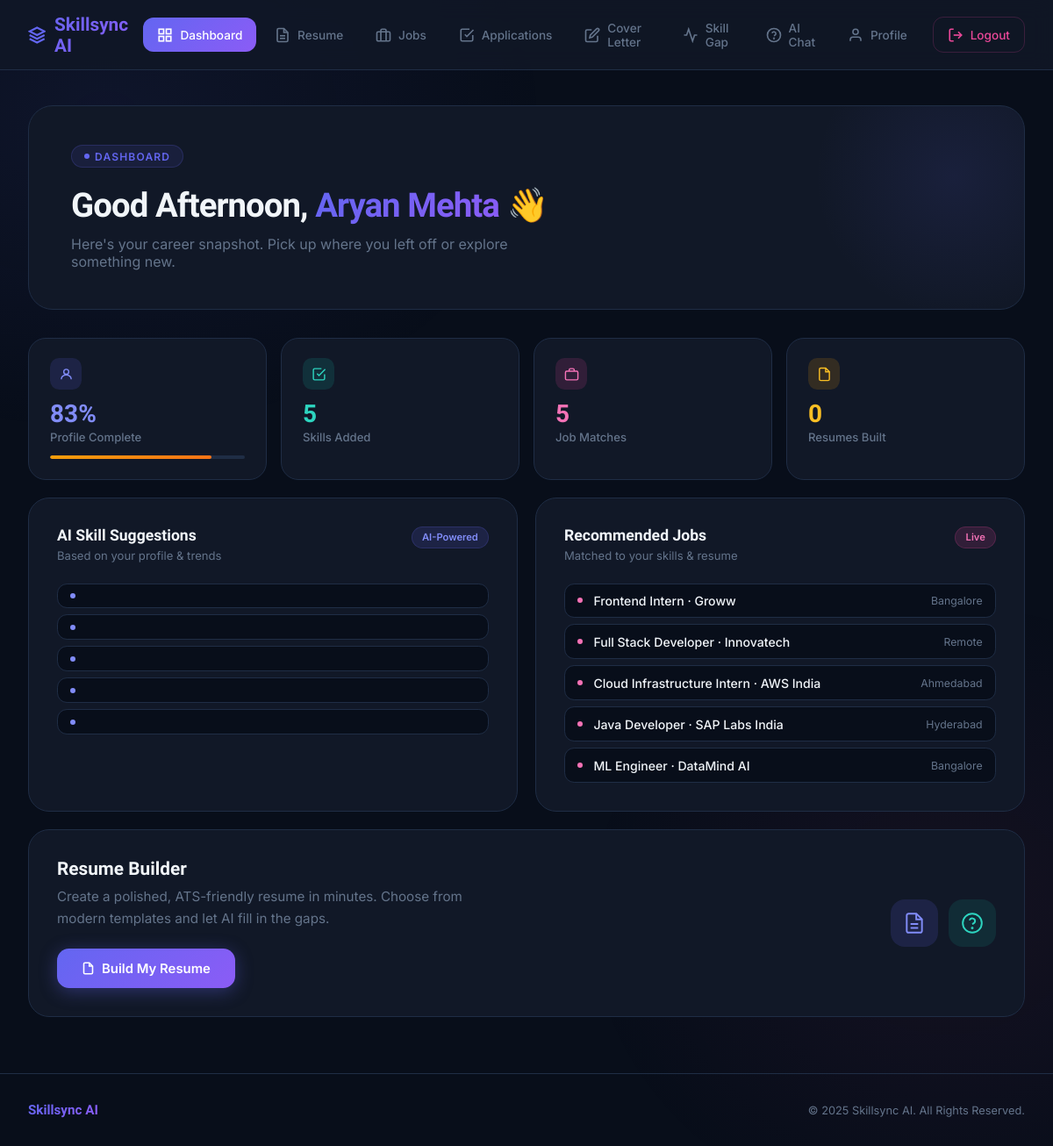
The app's page /app/views/dashboard.php (signed in) with its own data.
### tables this page shows
CREATE TABLE `users` (
  `id` int(11) NOT NULL,
  `full_name` varchar(255) DEFAULT NULL,
  `headline` varchar(255) DEFAULT NULL,
  `location` varchar(255) DEFAULT NULL,
  `email` varchar(255) NOT NULL,
  `phone` varchar(50) DEFAULT NULL,
  `profile_picture` varchar(255) DEFAULT NULL,
  `bio` text DEFAULT NULL,
  `profile_complete` tinyint(1) NOT NULL DEFAULT 0,
  `password` varchar(255) NOT NULL,
  `created_at` timestamp NOT NULL DEFAULT current_timestamp()
);

CREATE TABLE `skills` (
  `id` int(11) NOT NULL,
  `user_id` int(11) NOT NULL,
  `skill_name` varchar(100) DEFAULT NULL
);

CREATE TABLE `jobs` (
  `id` int(11) NOT NULL,
  `user_id` int(11) NOT NULL,
  `title` varchar(255) NOT NULL,
  `company` varchar(255) NOT NULL,
  `position` varchar(255) NOT NULL,
  `working_hours` varchar(50) NOT NULL,
  `contact` varchar(20) NOT NULL,
  `description` text NOT NULL,
  `vacancies` int(5) NOT NULL,
  `location` varchar(255) DEFAULT 'Not Specified',
  `type` varchar(100) DEFAULT 'Full-time',
  `salary` varchar(100) DEFAULT 'Negotiable',
  `posted_on` date NOT NULL
);

### app/views/dashboard.php (the view, shortened to what this page needs)
<?php
require_once __DIR__ . '/../config/database.php';
try {
    $stmt = $pdo->prepare("SELECT full_name, email FROM users WHERE id = ?");
    $stmt->execute([$_SESSION['user_id']]);
    $user     = $stmt->fetch(PDO::FETCH_ASSOC);
    $username = $user['full_name'] ?? explode('@', $user['email'])[0] ?? 'User';
    $stmt   = $pdo->prepare("SELECT skill_name FROM skills WHERE user_id = ? LIMIT 5");
    $stmt->execute([$_SESSION['user_id']]);
    $skills = $stmt->fetchAll(PDO::FETCH_ASSOC);
    $stmt = $pdo->query("SELECT title, company, location FROM jobs ORDER BY posted_on DESC LIMIT 5");
    $jobs = $stmt->fetchAll(PDO::FETCH_ASSOC);
    $skill_count = count($skills);
    $job_count   = count($jobs);
    $stmt = $pdo->prepare("SELECT full_name, bio, location, headline, phone, profile_picture FROM users WHERE id = ?");
    $stmt->execute([$_SESSION['user_id']]);
    $profile = $stmt->fetch(PDO::FETCH_ASSOC);
    $profile_pct = 0;
    if ($profile) {
        $fields = ['full_name', 'bio', 'location', 'headline', 'phone', 'profile_picture'];
        $filled = array_sum(array_map(fn($f) => !empty($profile[$f]) ? 1 : 0, $fields));
        $profile_pct = round(($filled / count($fields)) * 100);
    }
} catch (PDOException $e) {
    $skills = $jobs = [];
    $skill_count = $job_count = 0;
    $profile_pct = 0;
    $db_error = true;
}
$hour  = (int)date("H");
$greet = $hour < 12 ? "Good Morning" : ($hour < 18 ? "Good Afternoon" : "Good Evening");
?>
<!DOCTYPE html>
<html lang="en">
<head>
</head>
<body>
  <?php include __DIR__ . '/../../includes/partials/navbar.php'; ?>
  <div class="wrap">
    <section class="hero">
      <div class="hero-inner">
        <div class="hero-label"><span class="dot"></span> Dashboard</div>
        <h1><?= htmlspecialchars($greet) ?>, <em><?= htmlspecialchars($username) ?></em> &#x1F44B;</h1>
        <p>Here's your career snapshot. Pick up where you left off or explore something new.</p>
      </div>
    </section>
    <div class="stats-row">
      <div class="stat">
        <div class="stat-icon bg-purple">
          <svg width="17" height="17" fill="none" stroke="#818cf8" stroke-width="2" viewBox="0 0 24 24">
            <circle cx="12" cy="8" r="4"/><path d="M4 20c0-4 3.6-7 8-7s8 3 8 7"/>
          </svg>
        </div>
        <div class="stat-val c-purple"><?= $profile_pct ?>%</div>
        <div class="stat-label">Profile Complete</div>
        <div class="prog-wrap"><div class="prog-fill" style="width:<?= $profile_pct ?>%"></div></div>
      </div>
      <div class="stat">
        <div class="stat-icon bg-teal">
          <svg width="17" height="17" fill="none" stroke="#2dd4bf" stroke-width="2" viewBox="0 0 24 24">
            <path d="M9 11l3 3L22 4"/><path d="M21 12v7a2 2 0 0 1-2 2H5a2 2 0 0 1-2-2V5a2 2 0 0 1 2-2h11"/>
          </svg>
        </div>
        <div class="stat-val c-teal"><?= $skill_count ?></div>
        <div class="stat-label">Skills Added</div>
      </div>
      <div class="stat">
        <div class="stat-icon bg-pink">
          <svg width="17" height="17" fill="none" stroke="#f472b6" stroke-width="2" viewBox="0 0 24 24">
            <rect x="2" y="7" width="20" height="14" rx="2"/><path d="M16 7V5a2 2 0 0 0-2-2h-4a2 2 0 0 0-2 2v2"/>
          </svg>
        </div>
        <div class="stat-val c-pink"><?= $job_count ?></div>
        <div class="stat-label">Job Matches</div>
      </div>
      <div class="stat">
        <div class="stat-icon bg-amber">
          <svg width="17" height="17" fill="none" stroke="#fbbf24" stroke-width="2" viewBox="0 0 24 24">
            <path d="M14 2H6a2 2 0 0 0-2 2v16a2 2 0 0 0 2 2h12a2 2 0 0 0 2-2V8z"/>
            <polyline points="14 2 14 8 20 8"/>
          </svg>
        </div>
        <div class="stat-val c-amber">0</div>
        <div class="stat-label">Resumes Built</div>
      </div>
    </div>
    <div class="main-grid">
      <div class="card c1">
        <div class="card-head">
          <div class="card-head-left">
            <div class="card-title">AI Skill Suggestions</div>
            <div class="card-sub">Based on your profile &amp; trends</div>
          </div>
          <span class="card-badge badge-ai">AI-Powered</span>
        </div>
        <?php if (!empty($skills)): ?>
          <ul class="item-list">
            <?php foreach ($skills as $s): ?>
              <li><span class="item-dot dot-purple"></span><?= htmlspecialchars($s['name']) ?></li>
            <?php endforeach; ?>
          </ul>
        <?php else: ?>
          <div class="empty-note">Complete your profile to unlock personalised skill suggestions.</div>
        <?php endif; ?>
      </div>
      <div class="card c2">
        <div class="card-head">
          <div class="card-head-left">
            <div class="card-title">Recommended Jobs</div>
            <div class="card-sub">Matched to your skills &amp; resume</div>
          </div>
          <span class="card-badge badge-jobs">Live</span>
        </div>
        <?php if (!empty($jobs)): ?>
          <ul class="item-list">
            <?php foreach ($jobs as $j): ?>
              <li>
                <span class="item-dot dot-pink"></span>
                <span class="job-title"><?= htmlspecialchars($j['title']) ?> &middot; <?= htmlspecialchars($j['company']) ?></span>
                <span class="job-meta"><?= htmlspecialchars($j['location']) ?></span>
              </li>
            <?php endforeach; ?>
          </ul>
        <?php else: ?>
          <div class="empty-note">Update your profile to start seeing job matches.</div>
        <?php endif; ?>
      </div>
      <div class="card c3 wide">
        <div class="resume-inner">
          <div class="resume-text">
            <div class="card-title">Resume Builder</div>
            <p>Create a polished, ATS-friendly resume in minutes. Choose from modern templates and let AI fill in the gaps.</p>
            <a href="resume-builder.php" class="btn btn-primary" style="margin-top:1.4rem">
              <svg width="15" height="15" fill="none" stroke="currentColor" stroke-width="2.5" viewBox="0 0 24 24">
                <path d="M14 2H6a2 2 0 0 0-2 2v16a2 2 0 0 0 2 2h12a2 2 0 0 0 2-2V8z"/>
                <polyline points="14 2 14 8 20 8"/>
              </svg>
              Build My Resume
            </a>
          </div>
          <div class="resume-blobs">
            <div class="blob blob1">
              <svg width="26" height="26" fill="none" stroke="#818cf8" stroke-width="1.8" viewBox="0 0 24 24">
                <path d="M14 2H6a2 2 0 0 0-2 2v16a2 2 0 0 0 2 2h12a2 2 0 0 0 2-2V8z"/>
                <polyline points="14 2 14 8 20 8"/><line x1="16" y1="13" x2="8" y2="13"/>
                <line x1="16" y1="17" x2="8" y2="17"/>
              </svg>
            </div>
            <div class="blob blob2">
              <svg width="26" height="26" fill="none" stroke="#2dd4bf" stroke-width="1.8" viewBox="0 0 24 24">
                <circle cx="12" cy="12" r="10"/>
                <path d="M9.09 9a3 3 0 0 1 5.83 1c0 2-3 3-3 3"/>
                <circle cx="12" cy="17" r=".5" fill="#2dd4bf"/>
              </svg>
            </div>
          </div>
        </div>
      </div>
    </div>
  </div>
  <footer>
    <div class="footer-inner">
      <div class="footer-brand">Skillsync AI</div>
      <div class="footer-copy">&copy; 2025 Skillsync AI. All Rights Reserved.</div>
    </div>
  </footer>
</body>
</html>

### includes/partials/navbar.php (shortened to what this page needs)
<?php
$base_path = '';
if (strpos($_SERVER['PHP_SELF'], '/app/views/') !== false) {
    $base_path = '../../';
} elseif (strpos($_SERVER['PHP_SELF'], '/public/') !== false) {
    $base_path = '../';
}
$current_page = basename($_SERVER['PHP_SELF']);
?>
<nav class="navbar">
  <div class="nav-container">
    <a href="<?= $base_path ?>app/views/dashboard.php" class="logo">
      <svg width="22" height="22" viewBox="0 0 24 24" fill="none" stroke="currentColor" stroke-width="2.5">
        <path d="M12 2L2 7l10 5 10-5-10-5z"/>
        <path d="M2 17l10 5 10-5M2 12l10 5 10-5"/>
      </svg>
      Skillsync AI
    </a>
    <div class="nav-links" id="navLinks">
      <a href="<?= $base_path ?>app/views/dashboard.php" class="<?= $current_page == 'dashboard.php' ? 'active' : '' ?>">
        <svg width="18" height="18" fill="none" stroke="currentColor" stroke-width="2.2" viewBox="0 0 24 24">
          <rect x="3" y="3" width="7" height="7"/><rect x="14" y="3" width="7" height="7"/>
          <rect x="14" y="14" width="7" height="7"/><rect x="3" y="14" width="7" height="7"/>
        </svg>
        <span>Dashboard</span>
      </a>
      <a href="<?= $base_path ?>app/views/resume-builder.php" class="<?= $current_page == 'resume-builder.php' ? 'active' : '' ?>">
        <svg width="18" height="18" fill="none" stroke="currentColor" stroke-width="2.2" viewBox="0 0 24 24">
          <path d="M14 2H6a2 2 0 0 0-2 2v16a2 2 0 0 0 2 2h12a2 2 0 0 0 2-2V8z"/>
          <polyline points="14 2 14 8 20 8"/><line x1="16" y1="13" x2="8" y2="13"/>
          <line x1="16" y1="17" x2="8" y2="17"/>
        </svg>
        <span>Resume</span>
      </a>
      <a href="<?= $base_path ?>public/jobs.php" class="<?= $current_page == 'jobs.php' ? 'active' : '' ?>">
        <svg width="18" height="18" fill="none" stroke="currentColor" stroke-width="2.2" viewBox="0 0 24 24">
          <rect x="2" y="7" width="20" height="14" rx="2" ry="2"/>
          <path d="M16 21V5a2 2 0 0 0-2-2h-4a2 2 0 0 0-2 2v16"/>
        </svg>
        <span>Jobs</span>
      </a>
      <a href="<?= $base_path ?>app/views/applications.php" class="<?= $current_page == 'applications.php' ? 'active' : '' ?>">
        <svg width="18" height="18" fill="none" stroke="currentColor" stroke-width="2.2" viewBox="0 0 24 24">
          <path d="M9 11l3 3L22 4"/>
          <path d="M21 12v7a2 2 0 0 1-2 2H5a2 2 0 0 1-2-2V5a2 2 0 0 1 2-2h11"/>
        </svg>
        <span>Applications</span>
      </a>
      <a href="<?= $base_path ?>app/views/cover-letter.php" class="<?= $current_page == 'cover-letter.php' ? 'active' : '' ?>">
        <svg width="18" height="18" fill="none" stroke="currentColor" stroke-width="2.2" viewBox="0 0 24 24">
          <path d="M11 4H4a2 2 0 0 0-2 2v14a2 2 0 0 0 2 2h14a2 2 0 0 0 2-2v-7"/>
          <path d="M18.5 2.5a2.121 2.121 0 0 1 3 3L12 15l-4 1 1-4 9.5-9.5z"/>
        </svg>
        <span>Cover Letter</span>
      </a>
      <a href="<?= $base_path ?>app/views/skill-gap.php" class="<?= $current_page == 'skill-gap.php' ? 'active' : '' ?>">
        <svg width="18" height="18" fill="none" stroke="currentColor" stroke-width="2.2" viewBox="0 0 24 24">
          <path d="M22 12h-4l-3 9L9 3l-3 9H2"/>
        </svg>
        <span>Skill Gap</span>
      </a>
      <a href="<?= $base_path ?>public/chatbot.php" class="<?= $current_page == 'chatbot.php' ? 'active' : '' ?>">
        <svg width="18" height="18" fill="none" stroke="currentColor" stroke-width="2.2" viewBox="0 0 24 24">
          <circle cx="12" cy="12" r="10"/>
          <path d="M9.09 9a3 3 0 0 1 5.83 1c0 2-3 3-3 3"/>
          <circle cx="12" cy="17" r=".5" fill="currentColor"/>
        </svg>
        <span>AI Chat</span>
      </a>
      <a href="<?= $base_path ?>app/views/profile.php" class="<?= $current_page == 'profile.php' ? 'active' : '' ?>">
        <svg width="18" height="18" fill="none" stroke="currentColor" stroke-width="2.2" viewBox="0 0 24 24">
          <path d="M20 21v-2a4 4 0 0 0-4-4H8a4 4 0 0 0-4 4v2"/>
          <circle cx="12" cy="7" r="4"/>
        </svg>
        <span>Profile</span>
      </a>
      <a href="<?= $base_path ?>public/logout.php" class="logout-btn">
        <svg width="18" height="18" fill="none" stroke="currentColor" stroke-width="2.2" viewBox="0 0 24 24">
          <path d="M9 21H5a2 2 0 0 1-2-2V5a2 2 0 0 1 2-2h4"/>
          <polyline points="16 17 21 12 16 7"/><line x1="21" y1="12" x2="9" y2="12"/>
        </svg>
        <span>Logout</span>
      </a>
    </div>
  </div>
</nav>

### includes/partials/navbar.php (style rules this page uses)
.navbar { position: fixed; top: 0; left: 0; right: 0; z-index: 100; background: rgba(17, 24, 39, 0.85); backdrop-filter: blur(12px); border-bottom: 1px solid var(--border, #1f2d45); height: 80px; }
.nav-container { max-width: 1400px; margin: 0 auto; height: 100%; padding: 0 2rem; display: flex; align-items: center; justify-content: space-between; }
.logo { font-family: 'Sora', sans-serif; font-weight: 700; font-size: 1.3rem; display: flex; align-items: center; gap: 0.6rem; background: linear-gradient(135deg, #6366f1, #8b5cf6); -webkit-background-clip: text; -webkit-text-fill-color: transparent; background-clip: text; text-decoration: none; transition: transform 0.3s; z-index: 2; }
.logo svg { stroke: #6366f1; }
.nav-links { display: flex; align-items: center; gap: 0.3rem; }
.nav-links a { display: flex; align-items: center; gap: 0.5rem; padding: 0.65rem 1rem; color: var(--muted, #64748b); font-size: 0.85rem; font-weight: 500; text-decoration: none; border-radius: 0.75rem; transition: all 0.3s cubic-bezier(0.4, 0, 0.2, 1); position: relative; }
.nav-links a svg { flex-shrink: 0; transition: transform 0.3s; }
.nav-links a.active { color: #fff; background: linear-gradient(135deg, #6366f1, #8b5cf6); }
.nav-links a.active svg { stroke: #fff; }
.logout-btn { margin-left: 0.5rem; color: var(--secondary, #ec4899) !important; border: 1px solid rgba(236, 72, 153, 0.2); }

### records on screen
users: full_name "Aryan Mehta"
jobs: title "Frontend Intern", company "Groww", location "Bangalore"
jobs: title "Full Stack Developer", company "Innovatech", location "Remote"
jobs: title "Cloud Infrastructure Intern", company "AWS India", location "Ahmedabad"
jobs: title "Java Developer", company "SAP Labs India", location "Hyderabad"
jobs: title "ML Engineer", company "DataMind AI", location "Bangalore"

### other values on screen
$profile_pct "83"
$skill_count "5"
$job_count "5"
